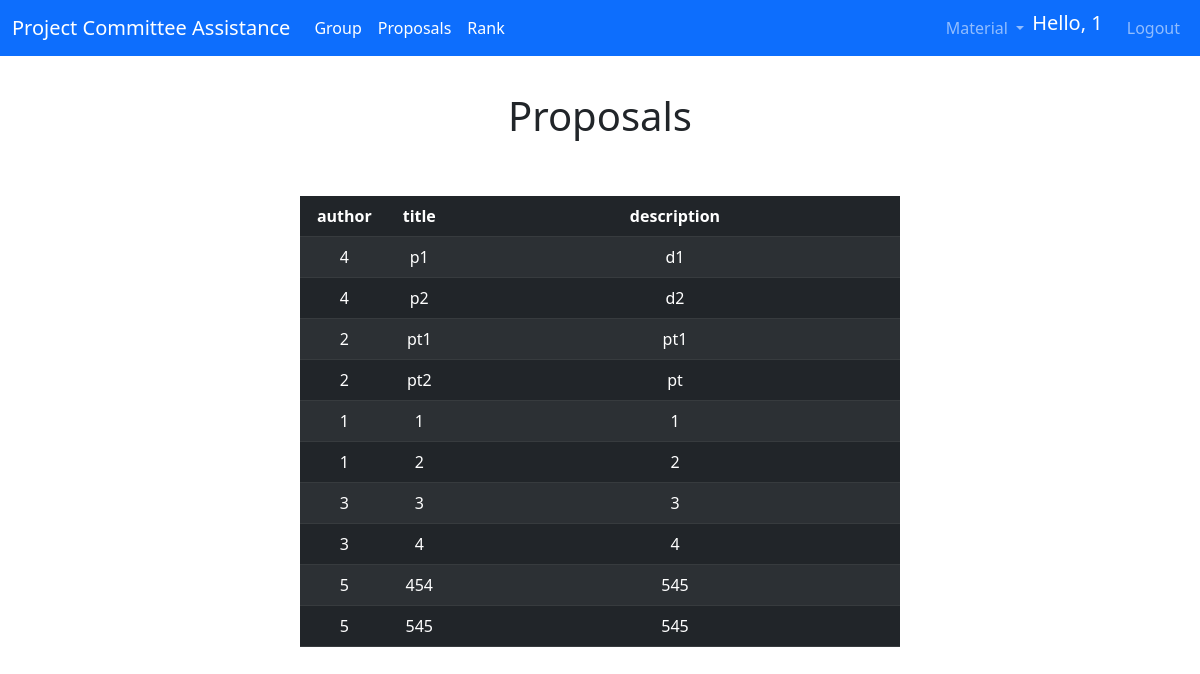
The page /view_proposal (signed in) on the database as committed earlier.
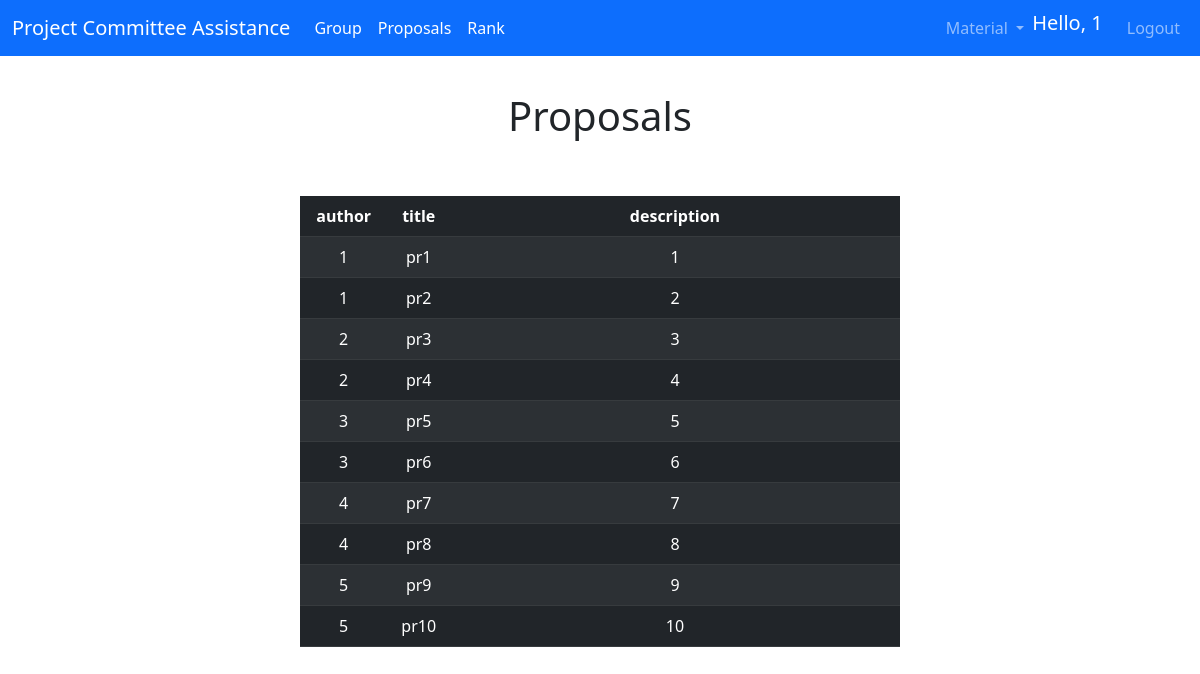
The same page on the database as committed later.
### app/models.py (models this page shows, shortened)
class User(UserMixin,db.Model):
    id = db.Column(db.Integer, primary_key=True)
    username = db.Column(db.String(64), index=True, unique=True, nullable=False)
    email = db.Column(db.String(120), index=True, unique=True, nullable=False)
    password_hash = db.Column(db.String(128), nullable=False)
    admin = db.Column(db.Boolean, default=False)
    faculty = db.Column(db.Boolean, default=False)
    student = db.Column(db.Boolean, default=False)
    leader = db.Column(db.Boolean, default=False)
    sId = db.Column(db.Integer)
    gpa = db.Column(db.Float)
    member = db.Column(db.Integer, db.ForeignKey('group.id'))
    author = db.relationship('Proposal', backref='user', lazy=True)

class Proposal(db.Model):
    id = db.Column(db.Integer, primary_key=True,)
    title = db.Column(db.String(64), index=True, unique=True, nullable=False)
    desc = db.Column(db.String(2064), index=True, nullable=False)
    published = db.Column(db.Boolean, default=False)
    owned = db.Column(db.Boolean, default=False)
    author = db.Column(db.Integer, db.ForeignKey('user.id'))
    holder = db.Column(db.Integer, db.ForeignKey('group.id'))

### app/routes.py (the view)
@app.route('/view_proposal', methods=['GET', 'POST'])
@login_required
@isStudent()
def viewProposal():
    authors = []
    proposals = Proposal.query.filter_by(published = True)
    for proposal in proposals:
        user = User.query.filter_by(id = proposal.author).first()
        authors.append(user.username)
    authors.reverse()
    return render_template("view_proposal.html", title='Proposal', proposals=proposals, authors = authors)

### app/models.py (called while the page is built)
@login.user_loader
def load_user(id):
    return User.query.get(int(id))

### app/templates/view_proposal.html
{% extends "base.html" %}
{% block content %}
<h1 class="d-flex aligns-items-center justify-content-center header" style= "margin-top: 3%;">Proposals</h1>
<br>
<br>
<div class="text-center" style="margin-left : 25% ;width: 50%;">
    <table class="table d-table table-dark table-striped">
        <thead>
            <tr>
            <th scope="col">author</th>
            <th scope="col">title</th>
            <th scope="col">description</th>
            </tr>
        </thead>
        <tbody>
            {% for proposal in proposals %}
            <tr>
                <td>{{ authors.pop() }}</td>
                <td>{{ proposal.title }}</td>
                <td style="width: 75%; word-break: break-word;">{{ proposal.desc }}</td>
            </tr>
            {% endfor %}
        </tbody>
    </table>
    </div>
{% endblock %}

### app/templates/base.html (shortened to what this page needs)
<!DOCTYPE html>
<html>
    <head>
        <link href="https://cdn.jsdelivr.net/npm/bootstrap@5.3.0-alpha1/dist/css/bootstrap.min.css" rel="stylesheet">
    </head>
    <body>
        <nav class="navbar navbar-expand-lg navbar-dark bg-primary">
            <div class="container-fluid">
              <a class="navbar-brand" href="{{ url_for('index') }}">Project Committee Assistance</a>
              <div class="collapse navbar-collapse" id="navbarSupportedContent">
                <ul class="navbar-nav me-auto my-2 my-lg-0 ">
                  {% if current_user.student %}
                  <li class="nav-item">
                      <a class="nav-link active" href="{{ url_for('group') }}">Group</a>
                  </li>
                  <li class="nav-item">
                    <a class="nav-link active" href="{{ url_for('viewProposal') }}">Proposals</a>
                  </li>
                  {% endif %}
                  {% if current_user.leader %}
                  <li class="nav-item">
                    <a class="nav-link active" href="{{ url_for('rank') }}">Rank</a>
                  </li>
                  {% endif %}
                </ul>
                <ul class="navbar-nav ms-auto mb-2 mb-lg-0">
                  <li class="nav-item dropdown">
                    <a class="nav-link dropdown-toggle" href="#" role="button" data-bs-toggle="dropdown" aria-expanded="false">
                      Material
                    </a>
                  </li>
                  {% if current_user.is_anonymous %}
                  <li class="nav-item">
                    <a class="nav-link" href="{{ url_for('loginChoice') }}" >Login</a>
                  </li>
                  <li class="nav-item">
                    <a class="nav-link" href="{{ url_for('registerChoice') }}" >Register</a>
                  </li>
                  {% else %}
                  <li class="nav-item">
                    <span class="navbar-brand">Hello, {{current_user.username}}</span>
                  </li>
                  <li class="nav-item">
                    <a class="nav-link" href="{{ url_for('logout') }}" >Logout</a>
                  </li>
                {% endif %}
                </ul>
              </div>
            </div>
          </nav>
        {% block content %}{% endblock %}
    </body>
</html>

Rows that differ between the two databases and show on the page:
changed Proposal (number 1 of 10 on the later page): pop "4" → "1"; title "p1" → "pr1"; desc "d1" → "1"
changed Proposal (number 2 of 10 on the later page): pop "4" → "1"; title "p2" → "pr2"; desc "d2" → "2"
changed Proposal (number 3 of 10 on the later page): title "pt1" → "pr3"; desc "pt1" → "3"
changed Proposal (number 4 of 10 on the later page): title "pt2" → "pr4"; desc "pt" → "4"
changed Proposal (number 5 of 10 on the later page): pop "1" → "3"; title "1" → "pr5"; desc "1" → "5"
changed Proposal (number 6 of 10 on the later page): pop "1" → "3"; title "2" → "pr6"; desc "2" → "6"
changed Proposal (number 7 of 10 on the later page): pop "3" → "4"; title "3" → "pr7"; desc "3" → "7"
changed Proposal (number 8 of 10 on the later page): pop "3" → "4"; title "4" → "pr8"; desc "4" → "8"
changed Proposal (number 9 of 10 on the later page): title "454" → "pr9"; desc "545" → "9"
changed Proposal (number 10 of 10 on the later page): title "545" → "pr10"; desc "545" → "10"
